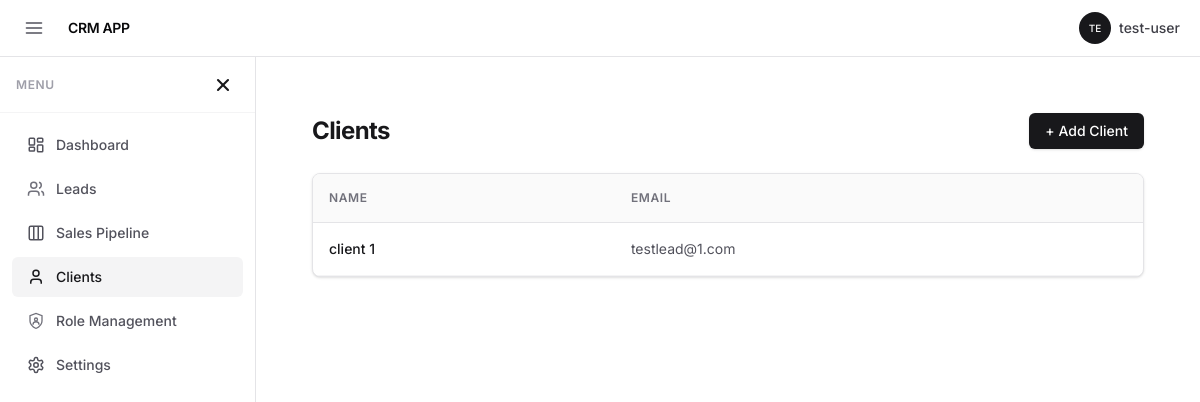
The app's page /dashboard/clients/ (signed in) with its own data.
### settings/models.py (models this page shows, shortened)
class AppSetting(models.Model):
    app_name = models.CharField(max_length=100, default="Teal CRM")
    base_url = models.URLField(blank=True, default="")
    logo = models.ImageField(
        upload_to="branding/",
        blank=True,
        null=True
    )
    smtp_host = models.CharField(max_length=255, blank=True)
    smtp_port = models.PositiveIntegerField(default=587)
    smtp_username = models.CharField(max_length=255, blank=True)
    smtp_password = models.CharField(max_length=255, blank=True)
    smtp_use_tls = models.BooleanField(default=True)
    smtp_use_ssl = models.BooleanField(default=False)
    smtp_from_email = models.EmailField(blank=True)

### client/models.py (models this page shows, shortened)
class Client(models.Model):
    name = models.CharField(max_length=255)
    email = models.EmailField(unique=True)
    description = models.TextField(blank=True, null=True)
    created_by = models.ForeignKey(User, related_name='leads' ,on_delete=models.CASCADE)
    created_at = models.DateTimeField(auto_now_add=True)
    modified_at = models.DateTimeField(auto_now=True)
    deleted_at = models.DateTimeField(null=True, blank=True)
    deleted_by = models.ForeignKey(
        settings.AUTH_USER_MODEL,
        null=True,
        blank=True,
        on_delete=models.SET_NULL,
        related_name='deleted_clients'
    )

### client/views.py (the view)
# urls.py: path('', views.clients_list, name='clients_list'),
@login_required
def clients_list(request):
    if "clients.view" not in request.user_perms:
        return HttpResponse("FORBIDDEN: clients.view missing", status=403 )
    clients = Client.objects.all()
    paginator = Paginator(clients, 10)
    page_number = request.GET.get("page")
    clients_page = paginator.get_page(page_number)
    return render(request, "client/clients_list.html", {
        "clients": clients_page
    })

### crm/context_processors.py (called while the page is built)
def app_settings(request):
    setting = AppSetting.objects.first()
    return {
        'app_setting': setting
    }

### userprofile/context_processors.py (called while the page is built)
def sidebar_visibility(request):
    auth_pages = [
        'login',
        'signup',
        'login_otp',
        'verify_login_otp',
        'forgot_password',
        'verify_otp',
        'reset_password'
    ]
    current_url_name = request.resolver_match.url_name if request.resolver_match else None
    show_shell = request.user.is_authenticated and current_url_name not in auth_pages
    return {
        'show_app_shell': show_shell
    }

### client/templates/client/clients_list.html (shortened to what this page needs)
{% extends 'core/base.html' %}
{% block content %}
<div class="p-6">
    <div class="flex justify-between items-center mb-6">
        <h1 class="text-2xl font-bold tracking-tight text-zinc-900">Clients</h1>
        {% if "clients.create" in request.user_perms %}
        <a href="{% url 'clients_add' %}"
           class="px-4 py-2 bg-zinc-900 text-white text-sm font-medium rounded-md hover:bg-zinc-800 transition shadow-sm">
            + Add Client
        </a>
        {% endif %}
    </div>
    {% if clients %}
    <div class="overflow-hidden bg-white rounded-lg border border-zinc-200 shadow-sm">
        <table class="w-full border-collapse">
            <thead class="bg-zinc-50 border-b border-zinc-200">
                <tr>
                    <th class="text-left p-4 text-xs font-semibold uppercase tracking-wider text-zinc-500">
                        Name
                    </th>
                    <th class="text-left p-4 text-xs font-semibold uppercase tracking-wider text-zinc-500">
                        Email
                    </th>
                </tr>
            </thead>
            <tbody class="text-sm">
                {% for client in clients %}
                <tr class="border-b border-zinc-100 hover:bg-zinc-50">
                    <td class="p-4 font-medium text-zinc-900">
                        {% if "clients.view" in request.user_perms %}
                        <a href="{% url 'clients_detail' client.id %}" class="hover:underline">
                            {{ client.name }}
                        </a>
                        {% else %}
                            {{ client.name }}
                        {% endif %}
                    </td>
                    <td class="p-4 text-zinc-600">{{ client.email }}</td>
                </tr>
                {% endfor %}
            </tbody>
        </table>
    </div>
    {% endif %}
</div>
{% endblock %}

### accounts/templates/core/base.html (shortened to what this page needs)
<!doctype html>
<html lang="en">
<head>
    <script src="https://cdn.jsdelivr.net/npm/@tailwindcss/browser@4"></script>
</head>
<body class="h-screen overflow-hidden bg-white text-zinc-950 flex flex-col" x-data="{
    sidebarOpen: localStorage.getItem('sidebarOpen') !=='false',
    toggle() {
        this.sidebarOpen = !this.sidebarOpen;
        localStorage.setItem('sidebarOpen', this.sidebarOpen);
    }
  }"
>
    <header class="flex-none z-30 w-full border-b border-zinc-200 bg-white/80 backdrop-blur-md">
        <div class="flex items-center justify-between px-4 h-14">
            <div class="flex items-center gap-4">
                <button @click="sidebarOpen = !sidebarOpen"
                    class="p-2 rounded-md hover:bg-zinc-100 transition-colors cursor-pointer text-zinc-600 flex items-center justify-center">
                    <svg xmlns="http://www.w3.org/2000/svg" width="20" height="20" viewBox="0 0 24 24" fill="none"
                        stroke="currentColor" stroke-width="2" stroke-linecap="round" stroke-linejoin="round">
                        <line x1="3" x2="21" y1="6" y2="6" />
                        <line x1="3" x2="21" y1="12" y2="12" />
                        <line x1="3" x2="21" y1="18" y2="18" />
                    </svg>
                </button>
                <a href="{% url 'dashboard' %}" class="flex items-center">
                    {% if app_setting.logo %}
                    <img src="{{ app_setting.logo.url }}" alt="logo" class="h-7 w-auto object-contain">
                    {% else %}
                    <span class="text-sm font-semibold tracking-tight uppercase">
                        {{ app_setting.app_name|default:"Teal CRM" }}
                    </span>
                    {% endif %}
                </a>
            </div>
            <div class="flex items-center gap-2">
                {% if request.show_app_shell %}
                <div class="relative" x-data="{ open: false }" @mouseenter="open = true" @mouseleave="open = false">
                    <button @click="open = !open"
                        class="flex items-center gap-2 p-1 rounded-full hover:bg-zinc-100 transition cursor-pointer">
                        {% with request.user.account_profile as ap %}
                        {% if ap and ap.avatar %}
                        <img src="{{ ap.avatar.url }}" class="w-8 h-8 rounded-full object-cover">
                        {% else %}
                        <div class="w-8 h-8 rounded-full bg-zinc-900 flex items-center justify-center text-[10px] text-white font-medium uppercase">
                            {{ request.user.username|slice:":2" }}
                        </div>
                        {% endif %}
                        {% endwith %}
                        <div class="text-sm font-medium text-zinc-700 hidden sm:block">{{ request.user.username }}</div>
                    </button>
                </div>
                {% endif %}
            </div>
        </div>
    </header>
    <div class="flex flex-1 overflow-hidden">
        {% if request.show_app_shell %}
        <aside x-show="sidebarOpen" x-cloak
            class="fixed inset-y-0 left-0 z-50 w-64 bg-white border-r border-zinc-200 transition-transform md:static md:translate-x-0 flex flex-col overflow-hidden"
            :class="sidebarOpen ? 'translate-x-0' : '-translate-x-full'">
            <div class="flex-none flex items-center justify-between px-4 h-14 border-b border-zinc-100">
                <span class="text-xs font-semibold uppercase tracking-wider text-zinc-400">Menu</span>
                <button @click="sidebarOpen = false"
                    class="p-1.5 hover:bg-zinc-100 rounded-md text-zinc-900 transition-colors flex items-center justify-center">
                    <svg xmlns="http://www.w3.org/2000/svg" width="20" height="20" viewBox="0 0 24 24" fill="none"
                        stroke="currentColor" stroke-width="2.5" stroke-linecap="round" stroke-linejoin="round">
                        <line x1="18" y1="6" x2="6" y2="18" />
                        <line x1="6" y1="6" x2="18" y2="18" />
                    </svg>
                </button>
            </div>
            <nav class="flex-1 overflow-y-auto p-3 space-y-1">
                <a href="{% url 'dashboard' %}"
                    class="flex items-center px-3 py-2 rounded-md text-sm font-medium transition-colors
                    {% if request.resolver_match.url_name == 'dashboard' %} bg-zinc-100 text-zinc-900 {% else %} text-zinc-600 hover:bg-zinc-50 hover:text-zinc-900 {% endif %}">
                    <div class="w-6 h-6 flex items-center justify-center mr-2">
                        <svg width="18" height="18" viewBox="0 0 24 24" fill="none" stroke="currentColor" stroke-width="2"><rect width="7" height="9" x="3" y="3" rx="1" /><rect width="7" height="5" x="14" y="3" rx="1" /><rect width="7" height="9" x="14" y="12" rx="1" /><rect width="7" height="5" x="3" y="15" rx="1" /></svg>
                    </div>
                    Dashboard
                </a>
                {% if request.sidebar.leads %}
                <a href="{% url 'leads_list' %}"
                    class="flex items-center px-3 py-2 rounded-md text-sm font-medium transition-colors
                    {% if 'leads' in request.path %} bg-zinc-100 text-zinc-900 {% else %} text-zinc-600 hover:bg-zinc-50 hover:text-zinc-900 {% endif %}">
                    <div class="w-6 h-6 flex items-center justify-center mr-2 text-zinc-500">
                        <svg width="18" height="18" viewBox="0 0 24 24" fill="none" stroke="currentColor" stroke-width="2"><path d="M16 21v-2a4 4 0 0 0-4-4H6a4 4 0 0 0-4 4v2" /><circle cx="9" cy="7" r="4" /><path d="M22 21v-2a4 4 0 0 0-3-3.87" /><path d="M16 3.13a4 4 0 0 1 0 7.75" /></svg>
                    </div>
                    Leads
                </a>
                {% endif %}
                {% if request.sidebar.pipeline %}
                <a href="{% url 'leads_pipeline' %}"
                    class="flex items-center px-3 py-2 rounded-md text-sm font-medium transition-colors
                    {% if 'pipeline' in request.path %} bg-zinc-100 text-zinc-900 {% else %} text-zinc-600 hover:bg-zinc-50 hover:text-zinc-900 {% endif %}">
                    <div class="w-6 h-6 flex items-center justify-center mr-2">
                        <svg width="18" height="18" viewBox="0 0 24 24" fill="none" stroke="currentColor" stroke-width="2"><rect width="18" height="18" x="3" y="3" rx="2" /><path d="M9 3v18" /><path d="M15 3v18" /></svg>
                    </div>
                    Sales Pipeline
                </a>
                {% endif %}
                {% if request.sidebar.clients %}
                <a href="{% url 'clients_list' %}"
                    class="flex items-center px-3 py-2 rounded-md text-sm font-medium transition-colors
                    {% if 'clients' in request.path %} bg-zinc-100 text-zinc-900 {% else %} text-zinc-600 hover:bg-zinc-50 hover:text-zinc-900 {% endif %}">
                    <div class="w-6 h-6 flex items-center justify-center mr-2">
                        <svg width="18" height="18" viewBox="0 0 24 24" fill="none" stroke="currentColor" stroke-width="2"><path d="M19 21v-2a4 4 0 0 0-4-4H9a4 4 0 0 0-4 4v2" /><circle cx="12" cy="7" r="4" /></svg>
                    </div>
                    Clients
                </a>
                {% endif %}
                {% if request.sidebar.roles %}
                <a href="{% url 'roles:user_list' %}"
                   class="flex items-center px-3 py-2 rounded-md text-sm font-medium transition-colors
                    {% if 'roles' in request.path %} bg-zinc-100 text-zinc-900 {% else %} text-zinc-600 hover:bg-zinc-50 hover:text-zinc-900 {% endif %}">
                    <div class="w-6 h-6 flex items-center justify-center mr-2 text-zinc-500">
                        <svg width="18" height="18" viewBox="0 0 24 24" fill="none" stroke="currentColor" stroke-width="1.75"><path d="M12 22s8-4 8-10V5l-8-3-8 3v7c0 6 8 10 8 10" /><path d="M12 8a2 2 0 1 0 0 4 2 2 0 1 0 0-4" /><path d="M8 17a4 4 0 0 1 8 0" /></svg>
                    </div>
                    Role Management
                </a>
                {% endif %}
                {% if request.sidebar.settings %}
                <a href="{% url 'app_settings' %}"
                    class="flex items-center px-3 py-2 rounded-md text-sm font-medium transition-colors
                    {% if 'settings' in request.path %} bg-zinc-100 text-zinc-900 {% else %} text-zinc-600 hover:bg-zinc-50 hover:text-zinc-900 {% endif %}">
                    <div class="w-6 h-6 flex items-center justify-center mr-2">
                    </div>
                    Settings
                </a>
                {% endif %}
            </nav>
        </aside>
        {% endif %}
        <main class="flex-1 overflow-y-auto bg-white min-w-0">
            <div class="px-8 py-8">
                {% block content %}{% endblock %}
            </div>
        </main>
    </div>
</body>
</html>

### accounts/templates/core/base.html (style rules this page uses)
body { font-family: 'Inter', sans-serif; }

### records on screen
AppSetting: app_name "CRM APP"
Client: name "client 1", email "testlead@1.com"

### other values on screen
{{ request.user.username|slice:":2" }} "TE"
{{ request.user.username }} "test-user"
